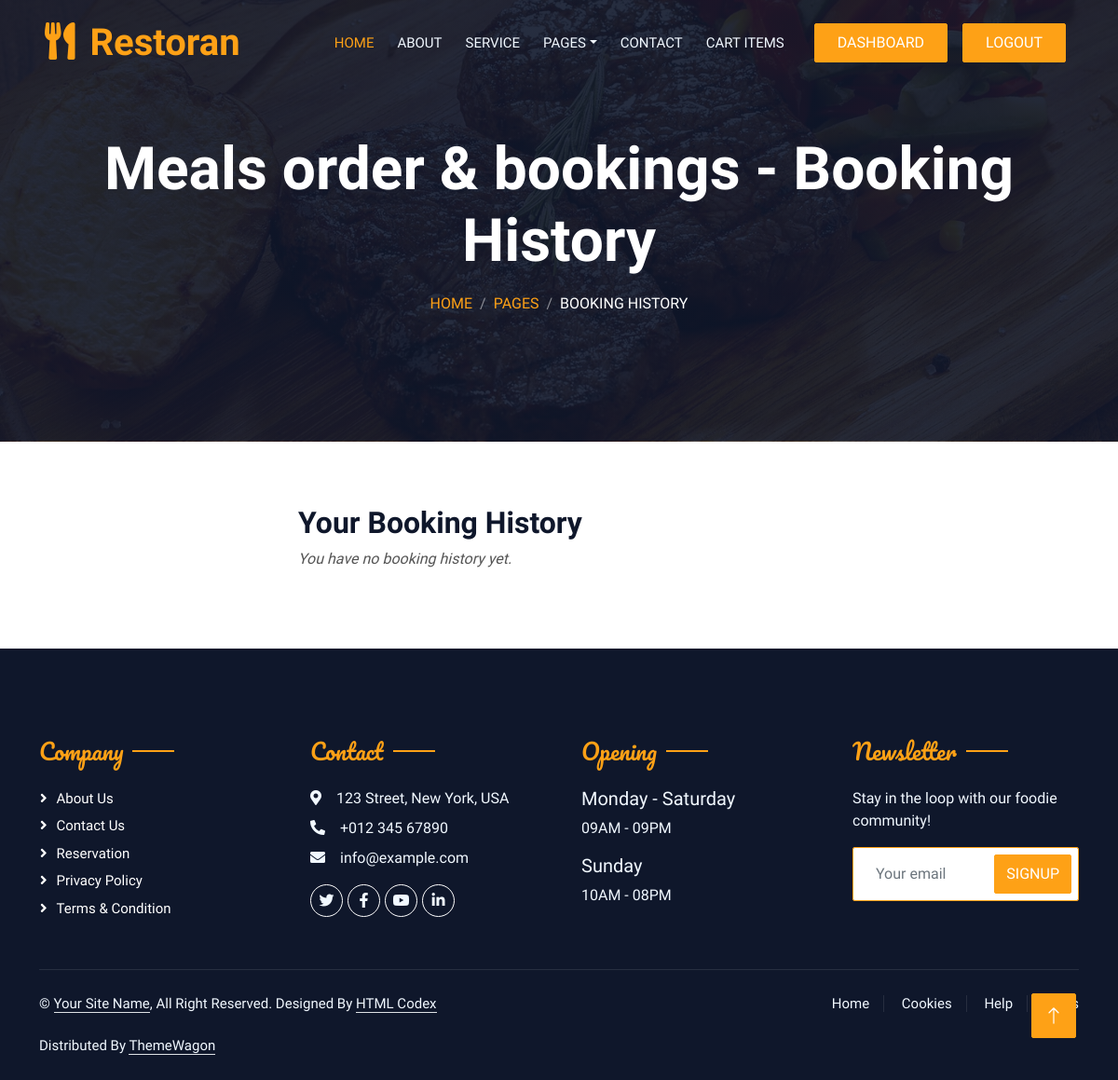
/view_booking_history/ (signed in), run on an earlier commit of the app's database.
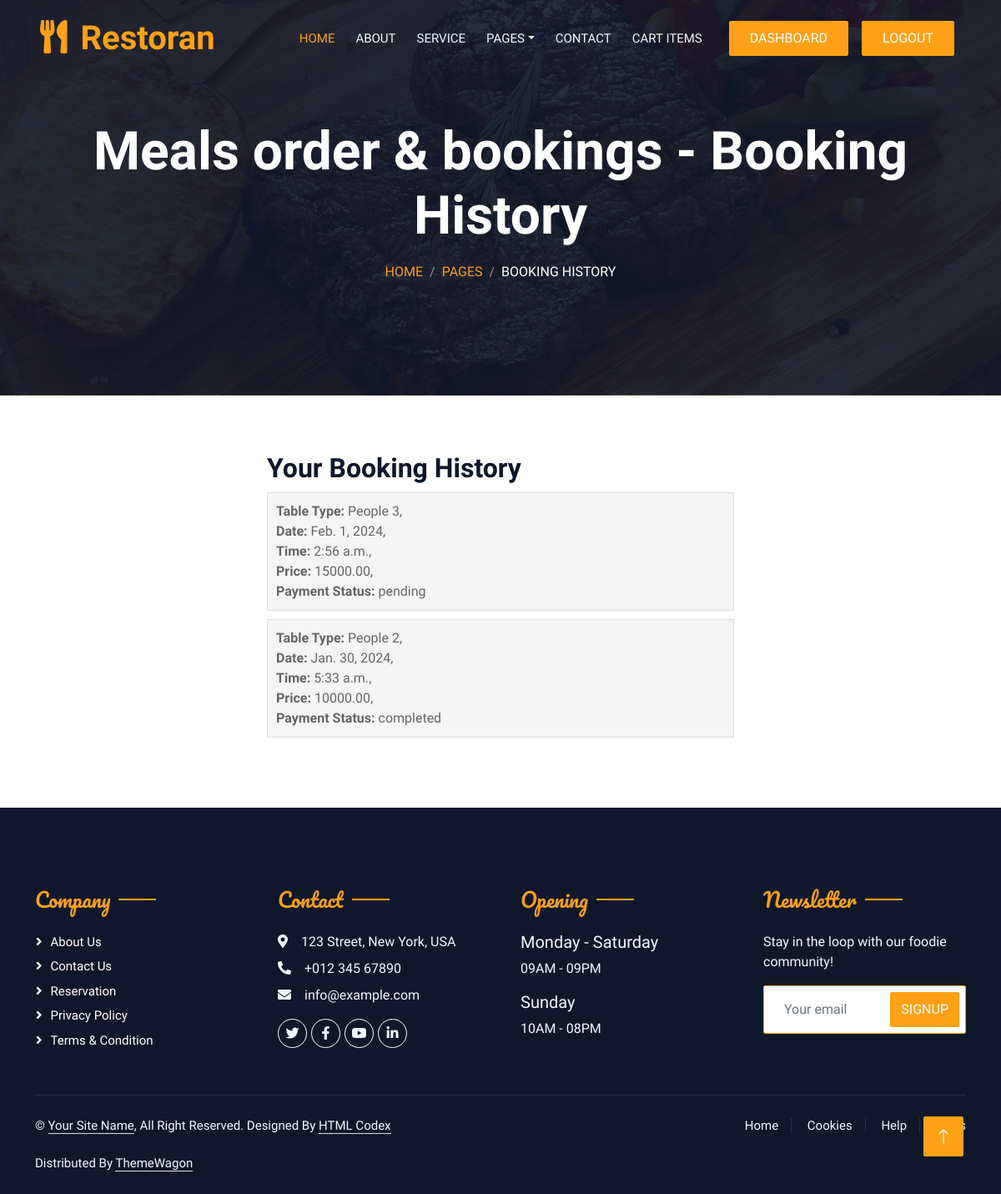
And on a later commit of the database.
### sitepages/models.py (models this page shows, shortened)
class BookingHistory(models.Model):
    user = models.ForeignKey(User, on_delete=models.CASCADE)
    booking = models.ForeignKey(Booking, on_delete=models.CASCADE)
    timestamp = models.DateTimeField(auto_now_add=True)
    PAYMENT_STATUS_CHOICES = [
        ('pending', 'Pending'),
        ('completed', 'Completed'),
    ]
    payment_status = models.CharField(max_length=20, choices=PAYMENT_STATUS_CHOICES, default='pending')

class Booking(models.Model):
    user = models.ForeignKey(User, on_delete=models.CASCADE, default=1)  # Set a default value
    table = models.ForeignKey(Table, on_delete=models.CASCADE, null=True)  # Allow null values
    booking_date = models.DateField()
    booking_time = models.TimeField()
    message = models.TextField(blank=True, null=True)
    created_at = models.DateTimeField(auto_now_add=True)
    PAYMENT_STATUS_CHOICES = [
        ('pending', 'Pending'),
        ('completed', 'Completed'),
    ]
    payment_status = models.CharField(max_length=20, choices=PAYMENT_STATUS_CHOICES, default='pending')

class Table(models.Model):
    TABLE_TYPES = [
        ('People 1', 'People 1'),
        ('People 2', 'People 2'),
        ('People 3', 'People 3'),
    ]
    table_type = models.CharField(max_length=20, choices=TABLE_TYPES, unique=True)
    price = models.DecimalField(max_digits=8, decimal_places=2)

### sitepages/views.py (the view)
# urls.py: path('view_booking_history/', view_booking_history, name='view_booking_history'),
@login_required
def view_booking_history(request):
    user = request.user
    booking_history_entries = BookingHistory.objects.filter(user=user).order_by('-timestamp')
    return render(request, 'sitepages/view_booking_history.html', {'booking_history_entries': booking_history_entries,"ptitle":"Meals order & bookings - Booking History"})

### templates/sitepages/view_booking_history.html (shortened to what this page needs)
{%extends 'sitepages/base1.html'%}
{%load static%}
{%block aboutpage_content%}
<div class="container-xxl py-5 bg-dark hero-header mb-5">
    <div class="container text-center my-5 pt-5 pb-4">
        <h1 class="display-3 text-white mb-3 animated slideInDown">{{ptitle}}</h1>
        <nav aria-label="breadcrumb">
            <ol class="breadcrumb justify-content-center text-uppercase">
                <li class="breadcrumb-item"><a href="/">Home</a></li>
                <li class="breadcrumb-item"><a href="/">Pages</a></li>
                <li class="breadcrumb-item text-white active" aria-current="page">Booking history</li>
            </ol>
        </nav>
    </div>
</div>
</div>
<div class="booking-history-container">
    <h2>Your Booking History</h2>
    {% if booking_history_entries %}
        <ul class="booking-list">
            {% for entry in booking_history_entries %}
                <li class="booking-entry">
                    <div>
                        <strong>Table Type:</strong> {{ entry.booking.table.table_type }},
                    </div>
                    <div>
                        <strong>Date:</strong> {{ entry.booking.booking_date }},
                    </div>
                    <div>
                        <strong>Time:</strong> {{ entry.booking.booking_time }},
                    </div>
                    <div>
                        <strong>Price:</strong> {{ entry.booking.table.price }},
                    </div>
                    <div>
                        <strong>Payment Status:</strong> {{ entry.payment_status }}
                    </div>
                </li>
            {% endfor %}
        </ul>
    {% else %}
        <p class="no-booking-message">You have no booking history yet.</p>
    {% endif %}
</div>
{% endblock %}

What changed in the data, as far as the page shows it:
added BookingHistory: booking.table.table_type "People 3", booking.booking_date "Feb. 1, 2024", booking.booking_time "2:56 a.m.", booking.table.price "15000.00", payment_status "pending"
added BookingHistory: booking.table.table_type "People 2", booking.booking_date "Jan. 30, 2024", booking.booking_time "5:33 a.m.", booking.table.price "10000.00", payment_status "completed"
Also different on the page:
text no longer shown: "You have no booking history yet."
